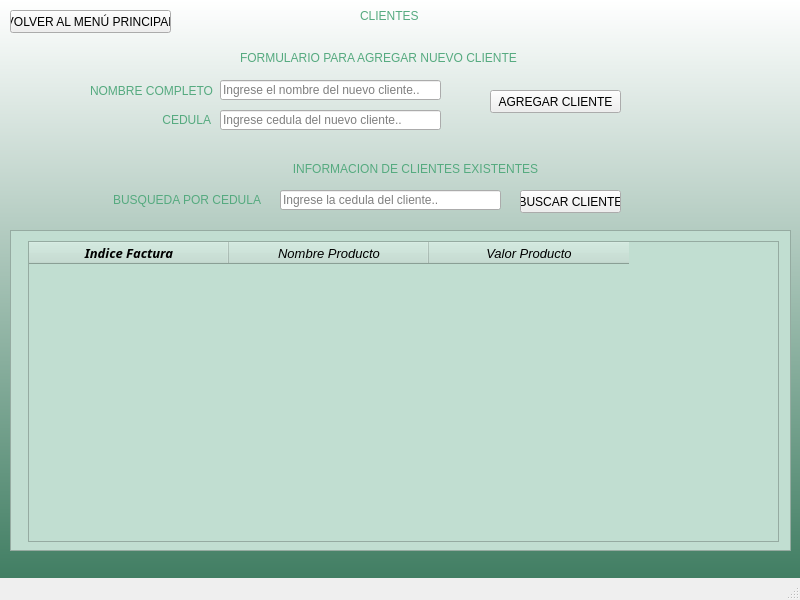
<?xml version="1.0" encoding="UTF-8"?>
<ui version="4.0">
 <class>MainWindow</class>
 <widget class="QMainWindow" name="MainWindow">
  <property name="geometry">
   <rect>
    <x>0</x>
    <y>0</y>
    <width>800</width>
    <height>600</height>
   </rect>
  </property>
  <property name="windowTitle">
   <string>Clientes</string>
  </property>
  <property name="styleSheet">
   <string notr="true">QWidget#centralwidget{
background-color: qlineargradient(spread:repeat, x1:1, y1:1, x2:1, y2:0, stop:0 rgba(65, 126, 99, 255), stop:1 rgba(255, 255, 255, 255));}</string>
  </property>
  <widget class="QWidget" name="centralwidget">
   <widget class="QLabel" name="TituloClientes">
    <property name="geometry">
     <rect>
      <x>360</x>
      <y>0</y>
      <width>121</width>
      <height>31</height>
     </rect>
    </property>
    <property name="styleSheet">
     <string notr="true">font: 87 16pt &quot;Arial Black&quot;;
color: rgb(85, 170, 127);</string>
    </property>
    <property name="text">
     <string>CLIENTES</string>
    </property>
   </widget>
   <widget class="QLabel" name="label">
    <property name="geometry">
     <rect>
      <x>240</x>
      <y>50</y>
      <width>341</width>
      <height>16</height>
     </rect>
    </property>
    <property name="styleSheet">
     <string notr="true">font: 87 10pt &quot;Arial Black&quot;;
color: rgb(85, 170, 127);</string>
    </property>
    <property name="text">
     <string>FORMULARIO PARA AGREGAR NUEVO CLIENTE</string>
    </property>
   </widget>
   <widget class="QPushButton" name="BotonVolverMenuPrincipal">
    <property name="geometry">
     <rect>
      <x>10</x>
      <y>10</y>
      <width>161</width>
      <height>23</height>
     </rect>
    </property>
    <property name="text">
     <string>VOLVER AL MENÚ PRINCIPAL</string>
    </property>
   </widget>
   <widget class="QLabel" name="TituloClientes_2">
    <property name="geometry">
     <rect>
      <x>90</x>
      <y>80</y>
      <width>131</width>
      <height>21</height>
     </rect>
    </property>
    <property name="styleSheet">
     <string notr="true">font: 87 8pt &quot;Arial Black&quot;;
color: rgb(85, 170, 127);</string>
    </property>
    <property name="text">
     <string>NOMBRE COMPLETO</string>
    </property>
   </widget>
   <widget class="QLineEdit" name="CampoIngresarNombre">
    <property name="geometry">
     <rect>
      <x>220</x>
      <y>80</y>
      <width>221</width>
      <height>20</height>
     </rect>
    </property>
    <property name="text">
     <string/>
    </property>
    <property name="placeholderText">
     <string>Ingrese el nombre del nuevo cliente..</string>
    </property>
   </widget>
   <widget class="QLabel" name="TituloClientes_3">
    <property name="geometry">
     <rect>
      <x>90</x>
      <y>110</y>
      <width>121</width>
      <height>21</height>
     </rect>
    </property>
    <property name="styleSheet">
     <string notr="true">font: 87 8pt &quot;Arial Black&quot;;
color: rgb(85, 170, 127);</string>
    </property>
    <property name="text">
     <string>&lt;html&gt;&lt;head/&gt;&lt;body&gt;&lt;p align=&quot;right&quot;&gt;CEDULA&lt;/p&gt;&lt;/body&gt;&lt;/html&gt;</string>
    </property>
   </widget>
   <widget class="QLineEdit" name="CampoAgregarCedula">
    <property name="geometry">
     <rect>
      <x>220</x>
      <y>110</y>
      <width>221</width>
      <height>20</height>
     </rect>
    </property>
    <property name="placeholderText">
     <string>Ingrese cedula del nuevo cliente..</string>
    </property>
   </widget>
   <widget class="QPushButton" name="BotonAgragarCliente">
    <property name="geometry">
     <rect>
      <x>490</x>
      <y>90</y>
      <width>131</width>
      <height>23</height>
     </rect>
    </property>
    <property name="text">
     <string>AGREGAR CLIENTE</string>
    </property>
   </widget>
   <widget class="QLabel" name="label_2">
    <property name="geometry">
     <rect>
      <x>240</x>
      <y>160</y>
      <width>351</width>
      <height>18</height>
     </rect>
    </property>
    <property name="styleSheet">
     <string notr="true">font: 87 10pt &quot;Arial Black&quot;;
color: rgb(85, 170, 127);</string>
    </property>
    <property name="text">
     <string>&lt;html&gt;&lt;head/&gt;&lt;body&gt;&lt;p align=&quot;center&quot;&gt;INFORMACION DE CLIENTES EXISTENTES&lt;/p&gt;&lt;/body&gt;&lt;/html&gt;</string>
    </property>
   </widget>
   <widget class="QLabel" name="TituloClientes_4">
    <property name="geometry">
     <rect>
      <x>100</x>
      <y>190</y>
      <width>161</width>
      <height>21</height>
     </rect>
    </property>
    <property name="styleSheet">
     <string notr="true">font: 87 8pt &quot;Arial Black&quot;;
color: rgb(85, 170, 127);</string>
    </property>
    <property name="text">
     <string>&lt;html&gt;&lt;head/&gt;&lt;body&gt;&lt;p align=&quot;right&quot;&gt;BUSQUEDA POR CEDULA&lt;/p&gt;&lt;/body&gt;&lt;/html&gt;</string>
    </property>
   </widget>
   <widget class="QLineEdit" name="CampoBuscarCedula">
    <property name="geometry">
     <rect>
      <x>280</x>
      <y>190</y>
      <width>221</width>
      <height>20</height>
     </rect>
    </property>
    <property name="placeholderText">
     <string>Ingrese la cedula del cliente..</string>
    </property>
   </widget>
   <widget class="QPushButton" name="BotonBuscarCliente">
    <property name="geometry">
     <rect>
      <x>520</x>
      <y>190</y>
      <width>101</width>
      <height>23</height>
     </rect>
    </property>
    <property name="text">
     <string>BUSCAR CLIENTE</string>
    </property>
   </widget>
   <widget class="QScrollArea" name="scrollArea">
    <property name="geometry">
     <rect>
      <x>10</x>
      <y>230</y>
      <width>781</width>
      <height>321</height>
     </rect>
    </property>
    <property name="styleSheet">
     <string notr="true">background-color: rgb(193, 222, 209);</string>
    </property>
    <property name="widgetResizable">
     <bool>true</bool>
    </property>
    <widget class="QWidget" name="scrollAreaWidgetContents">
     <property name="geometry">
      <rect>
       <x>0</x>
       <y>0</y>
       <width>779</width>
       <height>319</height>
      </rect>
     </property>
     <widget class="QTableWidget" name="TablaFacturas">
      <property name="geometry">
       <rect>
        <x>17</x>
        <y>10</y>
        <width>751</width>
        <height>301</height>
       </rect>
      </property>
      <property name="layoutDirection">
       <enum>Qt::LeftToRight</enum>
      </property>
      <attribute name="horizontalHeaderVisible">
       <bool>true</bool>
      </attribute>
      <attribute name="horizontalHeaderCascadingSectionResizes">
       <bool>false</bool>
      </attribute>
      <attribute name="horizontalHeaderDefaultSectionSize">
       <number>200</number>
      </attribute>
      <column>
       <property name="text">
        <string>Indice Factura</string>
       </property>
       <property name="font">
        <font>
         <family>Arial Black</family>
         <pointsize>10</pointsize>
         <weight>75</weight>
         <italic>true</italic>
         <bold>true</bold>
        </font>
       </property>
      </column>
      <column>
       <property name="text">
        <string>Nombre Producto</string>
       </property>
       <property name="font">
        <font>
         <family>Arial</family>
         <pointsize>10</pointsize>
         <weight>50</weight>
         <italic>true</italic>
         <bold>false</bold>
        </font>
       </property>
      </column>
      <column>
       <property name="text">
        <string>Valor Producto</string>
       </property>
       <property name="font">
        <font>
         <family>Arial</family>
         <pointsize>10</pointsize>
         <weight>50</weight>
         <italic>true</italic>
         <bold>false</bold>
        </font>
       </property>
      </column>
     </widget>
    </widget>
   </widget>
   <widget class="QLabel" name="label_3">
    <property name="geometry">
     <rect>
      <x>650</x>
      <y>170</y>
      <width>61</width>
      <height>51</height>
     </rect>
    </property>
    <property name="styleSheet">
     <string notr="true">image: url(:/iconos/factura.jpg);</string>
    </property>
    <property name="text">
     <string/>
    </property>
   </widget>
  </widget>
  <widget class="QMenuBar" name="menubar">
   <property name="geometry">
    <rect>
     <x>0</x>
     <y>0</y>
     <width>800</width>
     <height>21</height>
    </rect>
   </property>
  </widget>
  <widget class="QStatusBar" name="statusbar"/>
 </widget>
 <resources>
  <include location="iconos/iconos.qrc"/>
 </resources>
 <connections/>
</ui>
